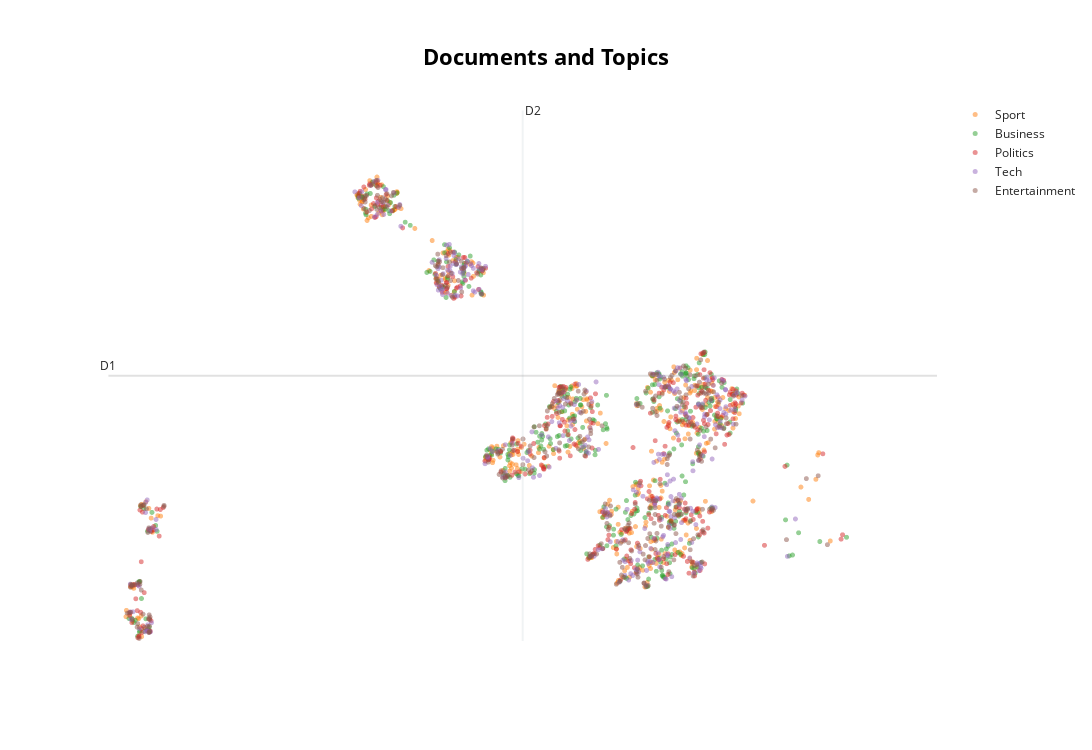

The notebook cell saved with this chart:
### Code cell
topic_model.visualize_documents(titles, reduced_embeddings=reduced_embeddings, hide_annotations=True, hide_document_hover=True, custom_labels=True)

### Figure 1 — Plotly figure (JSON) as saved in the notebook; plotly's stock layout.template omitted (floating-point values rounded to 4 significant figures; data arrays with more than 128 entries replaced by an {"elided": "..."} marker saying what was removed)
{"data": [{"hoverinfo": "text", "marker": {"color": "#CFD8DC", "opacity": 0.5, "size": 5}, "mode": "markers+text", "name": "other", "showlegend": false, "type": "scattergl", "x": [null], "y": [null]}, {"hoverinfo": "text", "marker": {"opacity": 0.5, "size": 5}, "mode": "markers+text", "name": "Sport", "text": {"elided": "409 str values"}, "textfont": {"size": 12}, "type": "scattergl", "x": {"elided": "409 float values"}, "y": {"elided": "409 float values"}}, {"hoverinfo": "text", "marker": {"opacity": 0.5, "size": 5}, "mode": "markers+text", "name": "Business", "text": {"elided": "395 str values"}, "textfont": {"size": 12}, "type": "scattergl", "x": {"elided": "395 float values"}, "y": {"elided": "395 float values"}}, {"hoverinfo": "text", "marker": {"opacity": 0.5, "size": 5}, "mode": "markers+text", "name": "Politics", "text": {"elided": "341 str values"}, "textfont": {"size": 12}, "type": "scattergl", "x": {"elided": "341 float values"}, "y": {"elided": "341 float values"}}, {"hoverinfo": "text", "marker": {"opacity": 0.5, "size": 5}, "mode": "markers+text", "name": "Tech", "text": {"elided": "321 str values"}, "textfont": {"size": 12}, "type": "scattergl", "x": {"elided": "321 float values"}, "y": {"elided": "321 float values"}}, {"hoverinfo": "text", "marker": {"opacity": 0.5, "size": 5}, "mode": "markers+text", "name": "Entertainment", "text": {"elided": "314 str values"}, "textfont": {"size": 12}, "type": "scattergl", "x": {"elided": "314 float values"}, "y": {"elided": "314 float values"}}], "layout": {"annotations": [{"showarrow": false, "text": "D1", "x": -3.716, "y": 7.734, "yshift": 10}, {"showarrow": false, "text": "D2", "x": 7.698, "xshift": 10, "y": 16.11}], "height": 750, "shapes": [{"line": {"color": "#CFD8DC", "width": 2}, "type": "line", "x0": 7.698, "x1": 7.698, "y0": -0.6439, "y1": 16.11}, {"line": {"color": "#9E9E9E", "width": 2}, "type": "line", "x0": -3.716, "x1": 19.11, "y0": 7.734, "y1": 7.734}], "title": {"font": {"color": "Black", "size": 22}, "text": "<b>Documents and Topics</b>", "x": 0.5, "xanchor": "center", "yanchor": "top"}, "width": 1200, "xaxis": {"visible": false}, "yaxis": {"visible": false}}}
